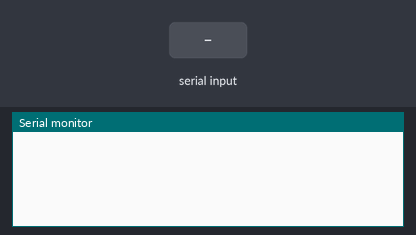
This sketch was run on a simulated Arduino Mega 2560, built with avr-gcc and run on an emulated ATmega2560. On the bench: the last lines printed to the serial monitor. Inputs (shaded band) come from the test bench.

Above: at 1.2 s.
1.3 s: "90,45\n" received over the second serial link
At 2.7 s:
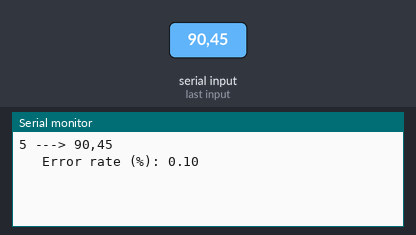
3.0 s: "5\n" received over the second serial link
At 4.2 s:
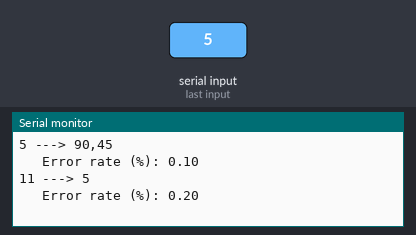

The sketch:

RF_no_algo.ino
```cpp
/*
This sketch transmits and recieves numbers (1-1000) over RF using
Laipac TLP/RLP 434 modules.

The RF modules are connected through Serial1 on the Arduino Due,
while Serial (USB Serial) is used to see what is recieved over RF.

Serial TX: Computer USB
Serial RX: Computer USB

Serial1 TX: TLP 434
Serial1 RX: RLP 434
*/

int counter;
int errors;
#define RF_BAUD 2400
#define USB_BAUD 9600
#define CHAR_0 48
#define CHAR_9 57
#define REPEAT_RATE 20

void setup()
{
    // initialize communication with Computer
    Serial.begin(USB_BAUD);
    // initialize communication with RF modules
    Serial1.begin(RF_BAUD);
    // initialize counter that we are sending over RF
    // we know transmission under 100 are going to be garbage with our
    // decoding scheme, so start at 100
    counter = 1;
    errors = 0;
}

void loop()
{
    // send number first, only send up to counter = 1000
    if (counter < 1001)
    {
        Serial1.print(counter);
    }
    else
    {
        Serial.print("Error rate: ");
        Serial.print((double) errors / 10);
        Serial.print("%");
        while(1){}
    }
    // read number back
    if (Serial1.available() > 0)
    {
        char c;
        String in = "";
        while (Serial1.available() > 0)
        {
            c = Serial1.read();
            in += c;
        }
        // reach end of transmission
        {
            if (!in.equals(String(counter-1)))
            {
                errors++;
            }
            Serial.print(counter-1);
            Serial.print(" ---> ");
            Serial.print(in);
            Serial.print("\t Error rate (%): ");
            Serial.print((double) errors / 10);
            Serial.println();
        }
    }

    // wait a second before next round to avoid crowding the serial monitor
    delay(300);
    counter++;
}

// returns an input repeated REPEAT_RATE times, ended with a comma
String repeat(int in)
{
    String out = "";
    for (int i = 0; i < REPEAT_RATE; i++)
    {
        out += String(in);
    }
    return out + ",";
}

// checks if a character is a digit
bool isDigit(char c)
{
    if ((c >= CHAR_0) && (c <= CHAR_9))
        return true;
    return false;
}

// decodes the message by taking the last 3 digits and somehow offsetting
// by 2
int decode(String encoded)
{
    if (encoded.length() >= 3)
    {
        return encoded.substring(encoded.length() - 3).toInt() + 2;
    }
    return 0;
}
```

Measured:
- after the input at 1.3 s, the serial monitor: prints a new line after 0.20 s (image 1)
- after the input at 3.0 s, the serial monitor: prints a new line after 0.30 s (image 2)
